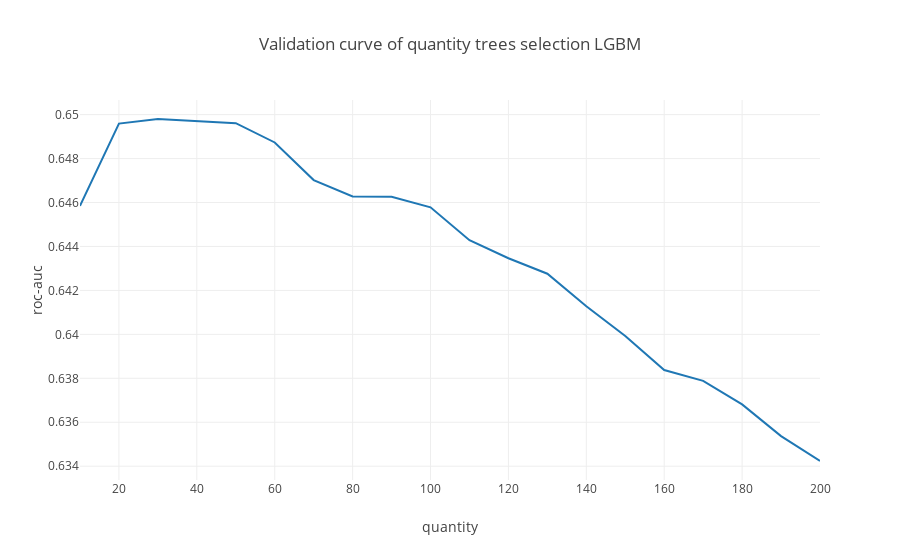

Notebook code cell kept with this figure:
### Code cell
# graphic
trace1 = go.Scatter(
    x=[i for i in range(10,201,10)],
    y=scores_lgbm
)
data = [trace1]
layout = go.Layout(title = 'Validation curve of quantity trees selection LGBM',
          yaxis={'title':'roc-auc'}, xaxis={'title':'quantity'})

fig = go.Figure(data=data, layout=layout)
iplot(fig, show_link=False)

### Figure 1 — Plotly figure (JSON) as saved in the notebook; plotly's stock layout.template omitted (floating-point values rounded to 4 significant figures)
{"data": [{"type": "scatter", "uid": "222e9d27-741e-4a4e-aa6c-8bb7c637d404", "x": [10, 20, 30, 40, 50, 60, 70, 80, 90, 100, 110, 120, 130, 140, 150, 160, 170, 180, 190, 200], "y": [0.6458, 0.6496, 0.6498, 0.6497, 0.6496, 0.6487, 0.647, 0.6463, 0.6463, 0.6458, 0.6443, 0.6435, 0.6428, 0.6413, 0.6399, 0.6384, 0.6379, 0.6368, 0.6354, 0.6342]}], "layout": {"title": {"text": "Validation curve of quantity trees selection LGBM"}, "xaxis": {"title": {"text": "quantity"}}, "yaxis": {"title": {"text": "roc-auc"}}}}
